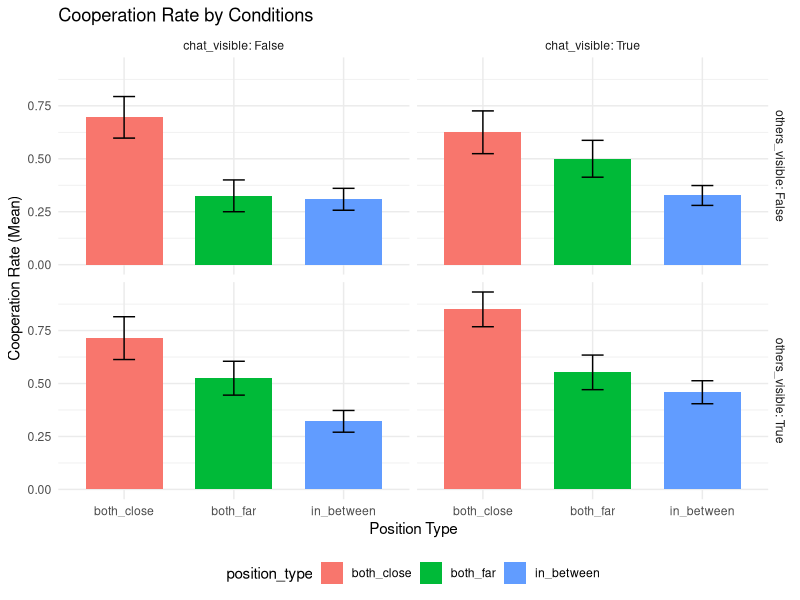

The R script that drew this image:

library(dplyr)
library(ggplot2)

data = read.csv('start_distance.csv')

# categorize types
data_position = data %>%
  mutate(position_type=ifelse(to_stag1<to_hare1 & to_stag1<to_hare2, 'close',
                              ifelse(to_stag1>to_hare1 & to_stag1>to_hare2, 'far', 'between'))) %>%
  group_by(game_id, round_id, chat_visible, others_visible, action) %>%
  summarise(position_type=case_when(
    all(position_type == "close") ~ "both_close",
    all(position_type == "far") ~ "both_far",
    TRUE ~ "in_between"
  )) %>%
  ungroup() %>%
  mutate(is_stag = as.numeric(action=='stag'))

# compute cooperation rate
data_grouped = data_position %>%
  group_by(chat_visible, others_visible, position_type) %>%
  summarise(coop_mean=mean(is_stag), se=sd(is_stag)/sqrt(n())) %>%
  filter(nchar(chat_visible)>0)

# plot
ggplot(data_grouped, aes(x = position_type, y = coop_mean, fill = position_type)) +
  geom_bar(stat = "identity", position = position_dodge(), width = 0.7) +
  geom_errorbar(aes(ymin = coop_mean - se, ymax = coop_mean + se), 
                width = 0.2, position = position_dodge(0.7)) +
  labs(title = "Cooperation Rate by Conditions",
       x = "Position Type",
       y = "Cooperation Rate (Mean)") +
  theme_minimal() +
  facet_grid(others_visible~chat_visible, labeller = label_both) +
  theme(legend.position = 'bottom')
